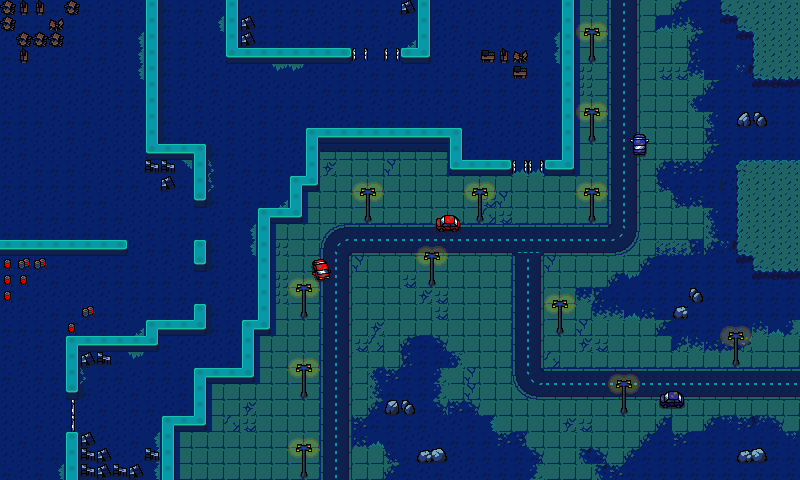

This is a level from a 2D game, rendered from its Tiled map with the project's own tilesets. A one-line summary and the map file follow, with tile-layer data summarised:
An orthogonal 50x30 tile map with 16x16 px tiles, 3 tile layers (Background, Collisions, Overhead), 2 tilesets and 9 objects.

<map version="1.10" tiledversion="1.11.2" orientation="orthogonal" renderorder="right-down" width="50" height="30" tilewidth="16" tileheight="16" infinite="0" nextlayerid="5" nextobjectid="11">
 <editorsettings>
  <export target="assets/arena1.json" format="json" />
 </editorsettings>
 <tileset firstgid="1" name="tileset_arranged" tilewidth="16" tileheight="16" tilecount="256" columns="16">
  <image source="assets/tileset_arranged.png" width="256" height="256" />
 </tileset>
 <tileset firstgid="257" name="obstacles-and-objects" tilewidth="16" tileheight="16" tilecount="256" columns="16">
  <image source="assets/obstacles-and-objects.png" width="256" height="256" />
 </tileset>
 <layer id="1" name="Background" width="50" height="30">
  <data>[1500 cells, 1481 non-empty, 57 distinct tile ids]</data>
 </layer>
 <layer id="2" name="Collisions" width="50" height="30">
  <data>[1500 cells, 225 non-empty, 48 distinct tile ids]</data>
 </layer>
 <layer id="3" name="Overhead" width="50" height="30">
  <data>[1500 cells, 52 non-empty, 5 distinct tile ids]</data>
 </layer>
 <objectgroup id="4" name="Spawners">
  <object id="1" x="637.143" y="7.85714" width="75" height="112.857" />
  <object id="2" x="545" y="236.429" width="115" height="77.8571" />
  <object id="3" x="10" y="78.5714" width="115.714" height="140" />
  <object id="4" x="187.857" y="66.4286" width="252.143" height="55" />
  <object id="6" x="347.857" y="300.714" width="151.429" height="90" />
  <object id="7" x="9.28571" y="327.857" width="38.5714" height="147.143" />
  <object id="8" x="514.286" y="422.857" width="207.143" height="49.2857" />
  <object id="9" x="225" y="397.143" width="47.8571" height="76.4286" />
  <object id="10" x="224.286" y="142.143" width="22.8571" height="159.286" />
 </objectgroup>
</map>
